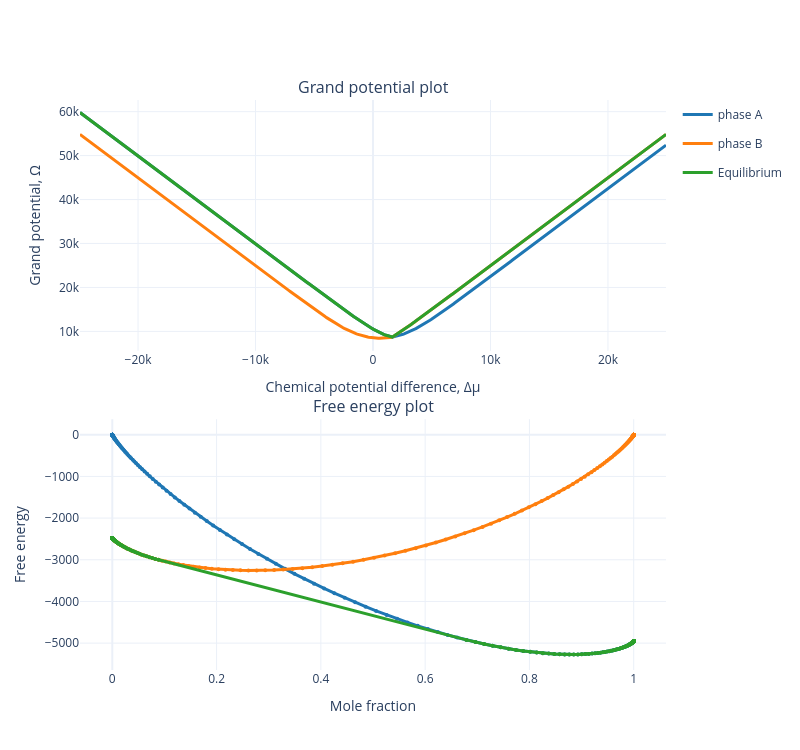

This figure's notebook cell:
### Code cell
x_mu = to_numpy(inputs[..., 1])

# Create stacked subplots
fig = make_subplots(
    rows=2, cols=1,
    shared_xaxes=False,
    vertical_spacing=0.12,
    subplot_titles=("Grand potential plot", "Free energy plot")
)

names = ["phase A", "phase B", "Equilibrium"]
colors = {
    "phase A": "#1f77b4",
    "phase B": "#ff7f0e",
    "Equilibrium": "#2ca02c"
}

# Zip everything together to loop over phases and the system!
for name, g_vals, (f_val, mu_val) in zip(names, f_vals_list, lt_vals_list):
    
    # --- Top Plot: Grand potential ---
    fig.add_trace(
        go.Scatter(
            x=x_mu, y=g_vals,
            name=name,
            legendgroup=name,
            showlegend=True,
            line=dict(width=3, color=colors[name])
        ),
        row=1, col=1
    )
    
    # --- Bottom Plot: Free energy ---
    x_frac = -mu_val[:, 1]
    y_free = -f_val
    
    fig.add_trace(
        go.Scatter(
            x=x_frac, y=y_free,
            name=name,
            legendgroup=name,
            showlegend=False,
            mode="lines+markers",
            marker=dict(size=4),
            line=dict(width=3, color=colors[name])
        ),
        row=2, col=1
    )

fig.update_xaxes(title_text="Chemical potential difference, Δμ", row=1, col=1)
fig.update_yaxes(title_text="Grand potential, Ω", row=1, col=1)

fig.update_xaxes(title_text="Mole fraction", row=2, col=1)
fig.update_yaxes(title_text="Free energy", row=2, col=1)

fig.update_layout(height=750, width=800, template="plotly_white")
fig.show()

### Figure 1 — Plotly figure (JSON) as saved in the notebook; plotly's stock layout.template omitted (floating-point values rounded to 4 significant figures; data arrays with more than 128 entries replaced by an {"elided": "..."} marker saying what was removed)
{"data": [{"legendgroup": "phase A", "line": {"color": "#1f77b4", "width": 3}, "name": "phase A", "showlegend": true, "type": "scatter", "x": {"elided": "500 float values"}, "xaxis": "x", "y": {"elided": "500 float values"}, "yaxis": "y"}, {"legendgroup": "phase A", "line": {"color": "#1f77b4", "width": 3}, "marker": {"size": 4}, "mode": "lines+markers", "name": "phase A", "showlegend": false, "type": "scatter", "x": {"elided": "500 float values"}, "xaxis": "x2", "y": {"elided": "500 float values"}, "yaxis": "y2"}, {"legendgroup": "phase B", "line": {"color": "#ff7f0e", "width": 3}, "name": "phase B", "showlegend": true, "type": "scatter", "x": {"elided": "500 float values"}, "xaxis": "x", "y": {"elided": "500 float values"}, "yaxis": "y"}, {"legendgroup": "phase B", "line": {"color": "#ff7f0e", "width": 3}, "marker": {"size": 4}, "mode": "lines+markers", "name": "phase B", "showlegend": false, "type": "scatter", "x": {"elided": "500 float values"}, "xaxis": "x2", "y": {"elided": "500 float values"}, "yaxis": "y2"}, {"legendgroup": "Equilibrium", "line": {"color": "#2ca02c", "width": 3}, "name": "Equilibrium", "showlegend": true, "type": "scatter", "x": {"elided": "500 float values"}, "xaxis": "x", "y": {"elided": "500 float values"}, "yaxis": "y"}, {"legendgroup": "Equilibrium", "line": {"color": "#2ca02c", "width": 3}, "marker": {"size": 4}, "mode": "lines+markers", "name": "Equilibrium", "showlegend": false, "type": "scatter", "x": {"elided": "500 float values"}, "xaxis": "x2", "y": {"elided": "500 float values"}, "yaxis": "y2"}], "layout": {"annotations": [{"font": {"size": 16}, "showarrow": false, "text": "Grand potential plot", "x": 0.5, "xanchor": "center", "xref": "paper", "y": 1, "yanchor": "bottom", "yref": "paper"}, {"font": {"size": 16}, "showarrow": false, "text": "Free energy plot", "x": 0.5, "xanchor": "center", "xref": "paper", "y": 0.44, "yanchor": "bottom", "yref": "paper"}], "height": 750, "width": 800, "xaxis": {"anchor": "y", "domain": [0, 1], "title": {"text": "Chemical potential difference, Δμ"}}, "xaxis2": {"anchor": "y2", "domain": [0, 1], "title": {"text": "Mole fraction"}}, "yaxis": {"anchor": "x", "domain": [0.56, 1], "title": {"text": "Grand potential, Ω"}}, "yaxis2": {"anchor": "x2", "domain": [0, 0.44], "title": {"text": "Free energy"}}}}
